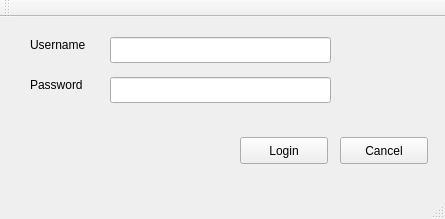
<?xml version="1.0" encoding="UTF-8"?>
<ui version="4.0">
 <class>LoginWindow</class>
 <widget class="QMainWindow" name="LoginWindow">
  <property name="geometry">
   <rect>
    <x>0</x>
    <y>0</y>
    <width>445</width>
    <height>219</height>
   </rect>
  </property>
  <property name="windowTitle">
   <string>LoginWindow</string>
  </property>
  <widget class="QWidget" name="centralWidget">
   <widget class="QLineEdit" name="usernameInput">
    <property name="geometry">
     <rect>
      <x>110</x>
      <y>20</y>
      <width>221</width>
      <height>26</height>
     </rect>
    </property>
   </widget>
   <widget class="QLineEdit" name="passwordInput">
    <property name="geometry">
     <rect>
      <x>110</x>
      <y>60</y>
      <width>221</width>
      <height>26</height>
     </rect>
    </property>
   </widget>
   <widget class="QLabel" name="usernameLabel">
    <property name="geometry">
     <rect>
      <x>30</x>
      <y>20</y>
      <width>61</width>
      <height>16</height>
     </rect>
    </property>
    <property name="text">
     <string>Username</string>
    </property>
   </widget>
   <widget class="QLabel" name="passwordLabel">
    <property name="geometry">
     <rect>
      <x>30</x>
      <y>60</y>
      <width>58</width>
      <height>16</height>
     </rect>
    </property>
    <property name="text">
     <string>Password</string>
    </property>
   </widget>
   <widget class="QPushButton" name="loginButton">
    <property name="geometry">
     <rect>
      <x>240</x>
      <y>120</y>
      <width>88</width>
      <height>27</height>
     </rect>
    </property>
    <property name="text">
     <string>Login</string>
    </property>
   </widget>
   <widget class="QPushButton" name="cancelButton">
    <property name="geometry">
     <rect>
      <x>340</x>
      <y>120</y>
      <width>88</width>
      <height>27</height>
     </rect>
    </property>
    <property name="text">
     <string>Cancel</string>
    </property>
   </widget>
  </widget>
  <widget class="QMenuBar" name="menuBar">
   <property name="geometry">
    <rect>
     <x>0</x>
     <y>0</y>
     <width>445</width>
     <height>24</height>
    </rect>
   </property>
  </widget>
  <widget class="QToolBar" name="mainToolBar">
   <attribute name="toolBarArea">
    <enum>TopToolBarArea</enum>
   </attribute>
   <attribute name="toolBarBreak">
    <bool>false</bool>
   </attribute>
  </widget>
  <widget class="QStatusBar" name="statusBar"/>
 </widget>
 <layoutdefault spacing="6" margin="11"/>
 <resources/>
 <connections/>
</ui>
